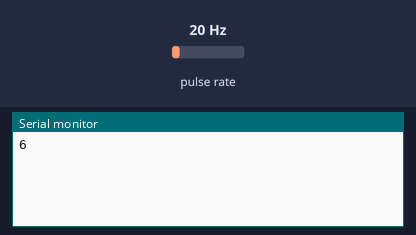
This sketch was run on a simulated Arduino Uno, built with avr-gcc and run on an emulated ATmega328P. Shown: the last lines printed to the serial monitor. Wiring (inferred from the names in the program): pulse sensor: data pin 2. The inputs (shaded band) are chosen by the test bench; at power-on: pulse rate 20 Hz.

Above: at 1.2 s.
1.3 s: pulse rate (sensor on pin 2) set to 4 Hz
At 2.3 s:
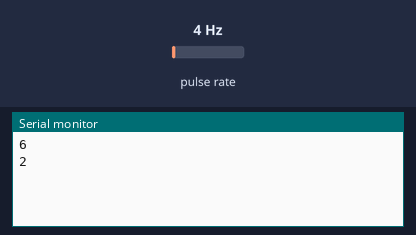
2.8 s: pulse rate (sensor on pin 2) set to 50 Hz
At 3.8 s:
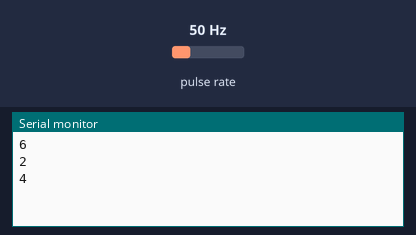
Timing chart, 0 to 5.8 s (numbered marks = the images above; inputs shaded):
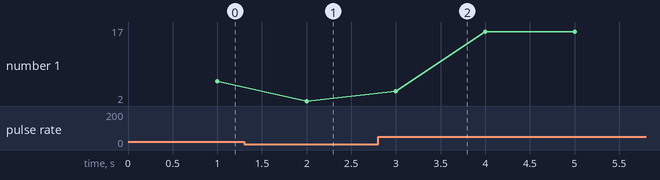

Measured:
- after the input at 1.3 s, the serial monitor: prints a new line after 0.70 s (image 1)
- after the input at 2.8 s, the serial monitor: prints a new line after 0.20 s (image 2)
- plotted number 1: 6 → 2 after the input at 1.3 s, 2 → 16 after the input at 2.8 s

The sketch:

anenometer.ino
```cpp
 //============================================================================
volatile int NbTopsFan; //measuring the rising edges of the signal
int Calc;
int hallsensor = 2;    //The pin location of the sensor

unsigned long previousMillis = 0;        // will store last time LED was updated

// constants won't change:
const long interval = 1000;

void rpm ()     //This is the function that the interupt calls
{
    NbTopsFan++;  //This function measures the rising and falling edge of the

   // hall effect sensors signal
}
// The setup() method runs once, when the sketch starts
void setup() //
{
    pinMode(hallsensor, INPUT); //initializes digital pin 2 as an input
    Serial.begin(9600); //This is the setup function where the serial port is

   // initialised,
    attachInterrupt(0, rpm, RISING); //and the interrupt is attached
}
// the loop() method runs over and over again,
// as long as the Arduino has power
void loop ()
{

  flowsensor();


}
void flowsensor(){
    unsigned long currentMillis = millis();

  if (currentMillis - previousMillis >= interval) {
    cli();      //Disable interrupts
   // Calc = (NbTopsFan * 60 / 5.5); //(Pulse frequency x 60) / 5.5Q, = flow rate
 // in L/hour
 Calc = (NbTopsFan/3);
    Serial.println (Calc, DEC); //Prints the number calculated above
   // Serial.print (" L/hour\r\n"); //Prints "L/hour" and returns a  new line
   previousMillis = currentMillis;
   NbTopsFan = 0;   //Set NbTops to 0 ready for calculations
    sei();      //Enables interrupts
  }
  }
```
